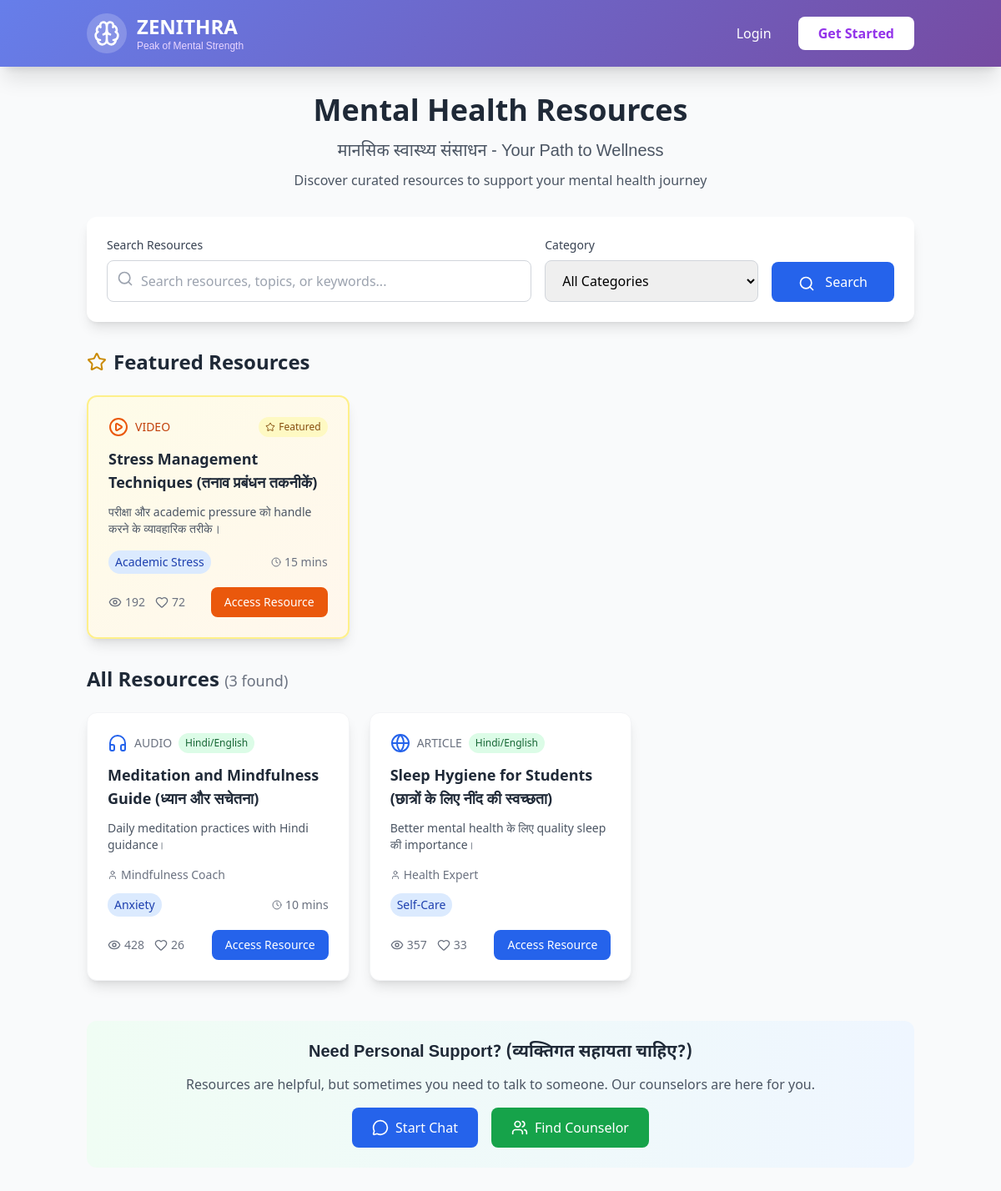
Page /resources on the committed database.
### app.py (models this page shows)
class Resource(db.Model):
    id = db.Column(db.Integer, primary_key=True)
    title = db.Column(db.String(200), nullable=False)
    description = db.Column(db.Text, nullable=False)
    category = db.Column(db.String(50), nullable=False)
    resource_type = db.Column(db.String(20), nullable=False)
    url = db.Column(db.String(500), nullable=False)
    language = db.Column(db.String(20), default='English')
    author = db.Column(db.String(100), default='')
    duration = db.Column(db.String(20), default='')  # For videos/audio
    views = db.Column(db.Integer, default=0)
    likes = db.Column(db.Integer, default=0)
    is_featured = db.Column(db.Boolean, default=False)
    created_at = db.Column(db.DateTime, default=datetime.utcnow)

### app.py (the view)
@app.route('/resources')
def resources():
    category = request.args.get('category', '')
    search = request.args.get('search', '')
    query = Resource.query
    if category:
        query = query.filter_by(category=category)
    if search:
        query = query.filter(Resource.title.contains(search) | Resource.description.contains(search))
    resources_list = query.order_by(Resource.is_featured.desc(), Resource.views.desc()).all()
    categories = [
        'Academic Stress', 'Anxiety', 'Depression', 'Social Anxiety',
        'Sleep Issues', 'Family Issues', 'Career Guidance', 'Relationships',
        'Self-Care', 'Mindfulness', 'Crisis Support'
    ]
    return render_template('resources.html',
                         resources=resources_list,
                         categories=categories,
                         selected_category=category,
                         search_query=search)

### templates/resources.html (shortened to what this page needs)
{% extends "base.html" %}
{% block content %}
<div class="container mx-auto px-4 py-8">
    <div class="max-w-6xl mx-auto">
        <div class="text-center mb-8">
            <h1 class="text-4xl font-bold text-gray-800 mb-4">
                Mental Health Resources
            </h1>
            <p class="text-xl text-gray-600 hindi-text">
                मानसिक स्वास्थ्य संसाधन - Your Path to Wellness
            </p>
            <p class="text-gray-600 mt-2">
                Discover curated resources to support your mental health journey
            </p>
        </div>
        <div class="bg-white p-6 rounded-xl shadow-lg mb-8">
            <form method="GET" class="flex flex-col md:flex-row gap-4">
                <div class="flex-1">
                    <label class="block text-sm font-medium text-gray-700 mb-2">Search Resources</label>
                    <div class="relative">
                        <i data-lucide="search" class="absolute left-3 top-3 w-5 h-5 text-gray-400"></i>
                        <input type="text" name="search" value="{{ search_query or '' }}"
                               placeholder="Search resources, topics, or keywords..."
                               class="w-full pl-10 pr-4 py-3 border border-gray-300 rounded-lg focus:outline-none focus:ring-2 focus:ring-blue-500 focus:border-blue-500">
                    </div>
                </div>
                <div class="md:w-64">
                    <label class="block text-sm font-medium text-gray-700 mb-2">Category</label>
                    <select name="category" class="w-full px-4 py-3 border border-gray-300 rounded-lg focus:outline-none focus:ring-2 focus:ring-blue-500 focus:border-blue-500">
                        <option value="">All Categories</option>
                    </select>
                </div>
                <div class="flex items-end">
                    <button type="submit" class="bg-blue-600 hover:bg-blue-700 text-white px-8 py-3 rounded-lg transition duration-200 font-medium">
                        <i data-lucide="search" class="w-5 h-5 mr-2 inline"></i>
                        Search
                    </button>
                </div>
            </form>
        </div>
        {% if resources %}
            {% set featured_resources = resources | selectattr('is_featured') | list %}
            {% if featured_resources %}
                <div class="mb-8">
                    <h2 class="text-2xl font-bold text-gray-800 mb-6 flex items-center">
                        <i data-lucide="star" class="w-6 h-6 mr-2 text-yellow-600"></i>
                        Featured Resources
                    </h2>
                    <div class="grid md:grid-cols-2 lg:grid-cols-3 gap-6">
                        {% for resource in featured_resources %}
                            <div class="bg-gradient-to-br from-yellow-50 to-orange-50 rounded-xl shadow-lg overflow-hidden hover:shadow-xl transition duration-300 border-2 border-yellow-200">
                                <div class="p-6">
                                    <div class="flex items-center justify-between mb-3">
                                        <div class="flex items-center">
                                            <i data-lucide="{% if resource.resource_type == 'video' %}play-circle{% elif resource.resource_type == 'audio' %}headphones{% elif resource.resource_type == 'pdf' %}file-text{% else %}globe{% endif %}"
                                               class="w-6 h-6 text-orange-600 mr-2"></i>
                                            <span class="text-sm text-orange-700 uppercase font-medium">{{ resource.resource_type }}</span>
                                        </div>
                                        <span class="bg-yellow-100 text-yellow-800 text-xs px-2 py-1 rounded-full flex items-center">
                                            <i data-lucide="star" class="w-3 h-3 mr-1"></i>
                                            Featured
                                        </span>
                                    </div>
                                    <h3 class="text-lg font-bold text-gray-800 mb-3 line-clamp-2">{{ resource.title }}</h3>
                                    <p class="text-gray-600 text-sm mb-4 line-clamp-3">{{ resource.description }}</p>
                                    <div class="flex items-center justify-between text-sm text-gray-500 mb-4">
                                        <span class="bg-blue-100 text-blue-800 px-2 py-1 rounded-full">{{ resource.category }}</span>
                                        {% if resource.duration %}
                                            <span class="flex items-center">
                                                <i data-lucide="clock" class="w-3 h-3 mr-1"></i>
                                                {{ resource.duration }}
                                            </span>
                                        {% endif %}
                                    </div>
                                    <div class="flex items-center justify-between">
                                        <div class="flex items-center text-sm text-gray-500">
                                            <i data-lucide="eye" class="w-4 h-4 mr-1"></i>
                                            <span class="mr-3">{{ resource.views }}</span>
                                            <i data-lucide="heart" class="w-4 h-4 mr-1"></i>
                                            <span>{{ resource.likes }}</span>
                                        </div>
                                        <a href="{{ resource.url }}" target="_blank"
                                           class="bg-orange-600 hover:bg-orange-700 text-white px-4 py-2 rounded-lg text-sm font-medium transition duration-200">
                                            Access Resource
                                        </a>
                                    </div>
                                </div>
                            </div>
                        {% endfor %}
                    </div>
                </div>
            {% endif %}
        {% endif %}
        <div class="mb-6">
            <h2 class="text-2xl font-bold text-gray-800 mb-6">
                {% if selected_category %}{{ selected_category }} Resources{% else %}All Resources{% endif %}
                <span class="text-lg font-normal text-gray-500">({{ resources|length }} found)</span>
            </h2>
        </div>
        <div class="grid md:grid-cols-2 lg:grid-cols-3 gap-6">
            {% for resource in resources %}
                {% if not resource.is_featured %}
                    <div class="bg-white rounded-xl shadow-lg overflow-hidden hover:shadow-xl transition duration-300 border border-gray-100">
                        <div class="p-6">
                            <div class="flex items-center mb-3">
                                <i data-lucide="{% if resource.resource_type == 'video' %}play-circle{% elif resource.resource_type == 'audio' %}headphones{% elif resource.resource_type == 'pdf' %}file-text{% else %}globe{% endif %}"
                                   class="w-6 h-6 text-blue-600 mr-2"></i>
                                <span class="text-sm text-gray-500 uppercase font-medium">{{ resource.resource_type }}</span>
                                {% if resource.language != 'English' %}
                                    <span class="ml-2 bg-green-100 text-green-800 text-xs px-2 py-1 rounded-full">{{ resource.language }}</span>
                                {% endif %}
                            </div>
                            <h3 class="text-lg font-bold text-gray-800 mb-3 line-clamp-2">{{ resource.title }}</h3>
                            <p class="text-gray-600 text-sm mb-4 line-clamp-3">{{ resource.description }}</p>
                            {% if resource.author %}
                                <div class="flex items-center text-sm text-gray-500 mb-3">
                                    <i data-lucide="user" class="w-3 h-3 mr-1"></i>
                                    <span>{{ resource.author }}</span>
                                </div>
                            {% endif %}
                            <div class="flex items-center justify-between text-sm text-gray-500 mb-4">
                                <span class="bg-blue-100 text-blue-800 px-2 py-1 rounded-full">{{ resource.category }}</span>
                                {% if resource.duration %}
                                    <span class="flex items-center">
                                        <i data-lucide="clock" class="w-3 h-3 mr-1"></i>
                                        {{ resource.duration }}
                                    </span>
                                {% endif %}
                            </div>
                            <div class="flex items-center justify-between">
                                <div class="flex items-center text-sm text-gray-500">
                                    <i data-lucide="eye" class="w-4 h-4 mr-1"></i>
                                    <span class="mr-3">{{ resource.views }}</span>
                                    <i data-lucide="heart" class="w-4 h-4 mr-1"></i>
                                    <span>{{ resource.likes }}</span>
                                </div>
                                <a href="{{ resource.url }}" target="_blank"
                                   class="bg-blue-600 hover:bg-blue-700 text-white px-4 py-2 rounded-lg text-sm font-medium transition duration-200">
                                    Access Resource
                                </a>
                            </div>
                        </div>
                    </div>
                {% endif %}
            {% endfor %}
        </div>
        <div class="mt-12 bg-gradient-to-r from-green-50 to-blue-50 rounded-xl p-6">
            <div class="text-center">
                <h3 class="text-xl font-bold text-gray-800 mb-3 hindi-text">Need Personal Support? (व्यक्तिगत सहायता चाहिए?)</h3>
                <p class="text-gray-600 mb-4">
                    Resources are helpful, but sometimes you need to talk to someone. Our counselors are here for you.
                </p>
                <div class="flex flex-wrap justify-center gap-4">
                    <a href="/chat" class="bg-blue-600 hover:bg-blue-700 text-white px-6 py-3 rounded-lg font-medium transition duration-200 flex items-center">
                        <i data-lucide="message-circle" class="w-5 h-5 mr-2"></i>
                        Start Chat
                    </a>
                    <a href="/counselors" class="bg-green-600 hover:bg-green-700 text-white px-6 py-3 rounded-lg font-medium transition duration-200 flex items-center">
                        <i data-lucide="users" class="w-5 h-5 mr-2"></i>
                        Find Counselor
                    </a>
                </div>
            </div>
        </div>
    </div>
</div>
{% endblock %}

### templates/base.html (style rules this page uses)
.hindi-text { font-family: 'Noto Sans Devanagari', Arial, sans-serif; }

### rows in the picture
Resource: resource_type "VIDEO", title "Stress Management Techniques (तनाव प्रबंधन तकनीकें)", description "परीक्षा और academic pressure को handle करने के व्यावहारिक तरीके।", category "Academic Stress", duration "15 mins", views "192", likes "72"
Resource: resource_type "AUDIO", language "Hindi/English", title "Meditation and Mindfulness Guide (ध्यान और सचेतना)", description "Daily meditation practices with Hindi guidance।", author "Mindfulness Coach", category "Anxiety", duration "10 mins", views "428", likes "26"
Resource: resource_type "ARTICLE", language "Hindi/English", title "Sleep Hygiene for Students (छात्रों के लिए नींद की स्वच्छता)", description "Better mental health के लिए quality sleep की importance।", author "Health Expert", category "Self-Care", views "357", likes "33"

### other values in the picture
{{ resources|length }} "3"
